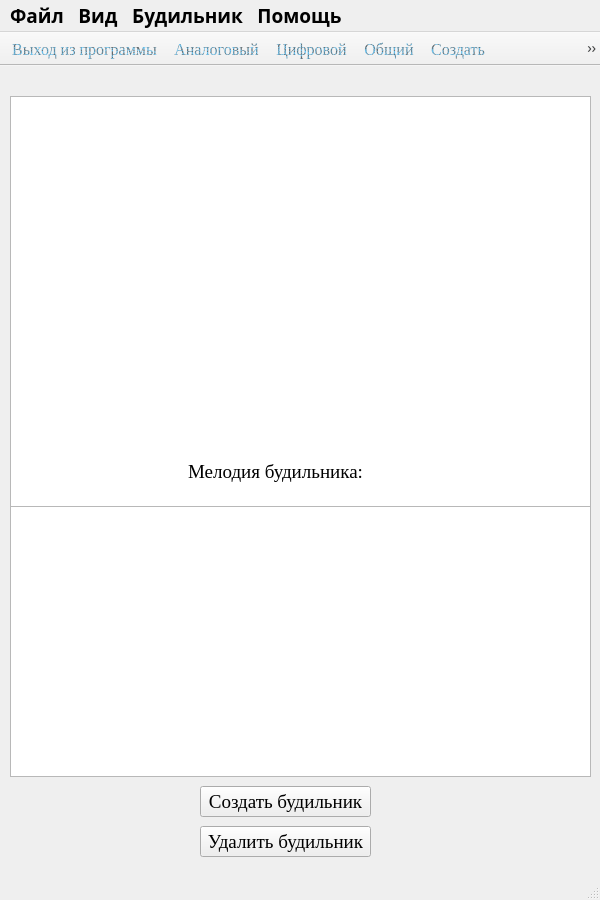
<?xml version="1.0" encoding="UTF-8"?>
<ui version="4.0">
 <class>MainWindow</class>
 <widget class="QMainWindow" name="MainWindow">
  <property name="enabled">
   <bool>true</bool>
  </property>
  <property name="geometry">
   <rect>
    <x>0</x>
    <y>0</y>
    <width>600</width>
    <height>900</height>
   </rect>
  </property>
  <property name="minimumSize">
   <size>
    <width>600</width>
    <height>300</height>
   </size>
  </property>
  <property name="maximumSize">
   <size>
    <width>600</width>
    <height>900</height>
   </size>
  </property>
  <property name="baseSize">
   <size>
    <width>600</width>
    <height>900</height>
   </size>
  </property>
  <property name="font">
   <font>
    <family>Times New Roman</family>
    <pointsize>14</pointsize>
   </font>
  </property>
  <property name="windowTitle">
   <string>Будильник</string>
  </property>
  <property name="windowIcon">
   <iconset>
    <normaloff>images/alarmclockIcon.png</normaloff>images/alarmclockIcon.png</iconset>
  </property>
  <property name="iconSize">
   <size>
    <width>32</width>
    <height>32</height>
   </size>
  </property>
  <widget class="QWidget" name="centralwidget">
   <widget class="QLabel" name="label">
    <property name="geometry">
     <rect>
      <x>10</x>
      <y>10</y>
      <width>580</width>
      <height>211</height>
     </rect>
    </property>
    <property name="text">
     <string/>
    </property>
    <property name="scaledContents">
     <bool>true</bool>
    </property>
    <property name="alignment">
     <set>Qt::AlignCenter</set>
    </property>
    <property name="wordWrap">
     <bool>false</bool>
    </property>
   </widget>
   <widget class="QLabel" name="label_2">
    <property name="geometry">
     <rect>
      <x>9</x>
      <y>250</y>
      <width>581</width>
      <height>510</height>
     </rect>
    </property>
    <property name="text">
     <string/>
    </property>
    <property name="scaledContents">
     <bool>true</bool>
    </property>
   </widget>
   <widget class="QTextEdit" name="alarmText">
    <property name="enabled">
     <bool>true</bool>
    </property>
    <property name="geometry">
     <rect>
      <x>10</x>
      <y>310</y>
      <width>561</width>
      <height>71</height>
     </rect>
    </property>
    <property name="documentTitle">
     <string>Время</string>
    </property>
    <property name="placeholderText">
     <string>Введите название будильника</string>
    </property>
   </widget>
   <widget class="QPushButton" name="CreateAlarm">
    <property name="geometry">
     <rect>
      <x>200</x>
      <y>720</y>
      <width>171</width>
      <height>31</height>
     </rect>
    </property>
    <property name="focusPolicy">
     <enum>Qt::NoFocus</enum>
    </property>
    <property name="text">
     <string>Создать будильник</string>
    </property>
    <property name="checkable">
     <bool>false</bool>
    </property>
    <property name="autoDefault">
     <bool>false</bool>
    </property>
    <property name="default">
     <bool>false</bool>
    </property>
    <property name="flat">
     <bool>false</bool>
    </property>
   </widget>
   <widget class="QSpinBox" name="hourBox">
    <property name="geometry">
     <rect>
      <x>30</x>
      <y>270</y>
      <width>61</width>
      <height>31</height>
     </rect>
    </property>
    <property name="maximum">
     <number>23</number>
    </property>
   </widget>
   <widget class="QSpinBox" name="MinBox">
    <property name="geometry">
     <rect>
      <x>150</x>
      <y>270</y>
      <width>61</width>
      <height>31</height>
     </rect>
    </property>
    <property name="maximum">
     <number>59</number>
    </property>
   </widget>
   <widget class="QLabel" name="hour_label">
    <property name="geometry">
     <rect>
      <x>20</x>
      <y>230</y>
      <width>71</width>
      <height>31</height>
     </rect>
    </property>
    <property name="layoutDirection">
     <enum>Qt::LeftToRight</enum>
    </property>
    <property name="text">
     <string>Часы</string>
    </property>
    <property name="textFormat">
     <enum>Qt::AutoText</enum>
    </property>
    <property name="alignment">
     <set>Qt::AlignCenter</set>
    </property>
   </widget>
   <widget class="QLabel" name="minut_label">
    <property name="geometry">
     <rect>
      <x>120</x>
      <y>220</y>
      <width>131</width>
      <height>51</height>
     </rect>
    </property>
    <property name="layoutDirection">
     <enum>Qt::LeftToRight</enum>
    </property>
    <property name="text">
     <string>Минуты</string>
    </property>
    <property name="textFormat">
     <enum>Qt::AutoText</enum>
    </property>
    <property name="alignment">
     <set>Qt::AlignCenter</set>
    </property>
   </widget>
   <widget class="QListWidget" name="alarm_list">
    <property name="enabled">
     <bool>true</bool>
    </property>
    <property name="geometry">
     <rect>
      <x>10</x>
      <y>30</y>
      <width>581</width>
      <height>681</height>
     </rect>
    </property>
    <property name="editTriggers">
     <set>QAbstractItemView::CurrentChanged|QAbstractItemView::EditKeyPressed|QAbstractItemView::SelectedClicked</set>
    </property>
    <property name="selectionMode">
     <enum>QAbstractItemView::SingleSelection</enum>
    </property>
   </widget>
   <widget class="QPushButton" name="delete_alarm">
    <property name="geometry">
     <rect>
      <x>200</x>
      <y>760</y>
      <width>171</width>
      <height>31</height>
     </rect>
    </property>
    <property name="focusPolicy">
     <enum>Qt::NoFocus</enum>
    </property>
    <property name="text">
     <string>Удалить будильник</string>
    </property>
    <property name="checkable">
     <bool>false</bool>
    </property>
    <property name="autoDefault">
     <bool>false</bool>
    </property>
    <property name="default">
     <bool>false</bool>
    </property>
    <property name="flat">
     <bool>false</bool>
    </property>
   </widget>
   <widget class="QListWidget" name="music_list">
    <property name="geometry">
     <rect>
      <x>10</x>
      <y>440</y>
      <width>581</width>
      <height>271</height>
     </rect>
    </property>
   </widget>
   <widget class="QLabel" name="music_name_label">
    <property name="geometry">
     <rect>
      <x>180</x>
      <y>390</y>
      <width>191</width>
      <height>31</height>
     </rect>
    </property>
    <property name="layoutDirection">
     <enum>Qt::LeftToRight</enum>
    </property>
    <property name="text">
     <string>Мелодия будильника:</string>
    </property>
    <property name="textFormat">
     <enum>Qt::AutoText</enum>
    </property>
    <property name="alignment">
     <set>Qt::AlignCenter</set>
    </property>
   </widget>
  </widget>
  <widget class="QMenuBar" name="menubar">
   <property name="geometry">
    <rect>
     <x>0</x>
     <y>0</y>
     <width>600</width>
     <height>31</height>
    </rect>
   </property>
   <property name="palette">
    <palette>
     <active>
      <colorrole role="WindowText">
       <brush brushstyle="SolidPattern">
        <color alpha="255">
         <red>51</red>
         <green>223</green>
         <blue>24</blue>
        </color>
       </brush>
      </colorrole>
      <colorrole role="Button">
       <brush brushstyle="SolidPattern">
        <color alpha="255">
         <red>214</red>
         <green>14</green>
         <blue>240</blue>
        </color>
       </brush>
      </colorrole>
      <colorrole role="Light">
       <brush brushstyle="SolidPattern">
        <color alpha="255">
         <red>255</red>
         <green>198</green>
         <blue>255</blue>
        </color>
       </brush>
      </colorrole>
      <colorrole role="Midlight">
       <brush brushstyle="SolidPattern">
        <color alpha="255">
         <red>225</red>
         <green>216</green>
         <blue>227</blue>
        </color>
       </brush>
      </colorrole>
     </active>
     <inactive>
      <colorrole role="WindowText">
       <brush brushstyle="SolidPattern">
        <color alpha="255">
         <red>51</red>
         <green>223</green>
         <blue>24</blue>
        </color>
       </brush>
      </colorrole>
      <colorrole role="Button">
       <brush brushstyle="SolidPattern">
        <color alpha="255">
         <red>214</red>
         <green>14</green>
         <blue>240</blue>
        </color>
       </brush>
      </colorrole>
      <colorrole role="Light">
       <brush brushstyle="SolidPattern">
        <color alpha="255">
         <red>255</red>
         <green>198</green>
         <blue>255</blue>
        </color>
       </brush>
      </colorrole>
      <colorrole role="Midlight">
       <brush brushstyle="SolidPattern">
        <color alpha="255">
         <red>225</red>
         <green>216</green>
         <blue>227</blue>
        </color>
       </brush>
      </colorrole>
     </inactive>
     <disabled>
      <colorrole role="WindowText">
       <brush brushstyle="SolidPattern">
        <color alpha="255">
         <red>120</red>
         <green>120</green>
         <blue>120</blue>
        </color>
       </brush>
      </colorrole>
      <colorrole role="Button">
       <brush brushstyle="SolidPattern">
        <color alpha="255">
         <red>214</red>
         <green>14</green>
         <blue>240</blue>
        </color>
       </brush>
      </colorrole>
      <colorrole role="Light">
       <brush brushstyle="SolidPattern">
        <color alpha="255">
         <red>255</red>
         <green>198</green>
         <blue>255</blue>
        </color>
       </brush>
      </colorrole>
      <colorrole role="Midlight">
       <brush brushstyle="SolidPattern">
        <color alpha="255">
         <red>225</red>
         <green>216</green>
         <blue>227</blue>
        </color>
       </brush>
      </colorrole>
     </disabled>
    </palette>
   </property>
   <property name="font">
    <font>
     <family>Yu Gothic UI Semibold</family>
     <pointsize>14</pointsize>
     <weight>75</weight>
     <bold>true</bold>
    </font>
   </property>
   <property name="defaultUp">
    <bool>true</bool>
   </property>
   <widget class="QMenu" name="File">
    <property name="font">
     <font>
      <family>Times New Roman</family>
      <pointsize>14</pointsize>
     </font>
    </property>
    <property name="title">
     <string>Файл</string>
    </property>
    <addaction name="exit"/>
   </widget>
   <widget class="QMenu" name="View">
    <property name="font">
     <font>
      <family>Times New Roman</family>
      <pointsize>14</pointsize>
     </font>
    </property>
    <property name="title">
     <string>Вид</string>
    </property>
    <addaction name="analog_view"/>
    <addaction name="number_view"/>
    <addaction name="all_clock"/>
   </widget>
   <widget class="QMenu" name="About">
    <property name="font">
     <font>
      <family>Times New Roman</family>
      <pointsize>14</pointsize>
     </font>
    </property>
    <property name="title">
     <string>Помощь</string>
    </property>
    <addaction name="about_program"/>
   </widget>
   <widget class="QMenu" name="menu">
    <property name="title">
     <string>Будильник</string>
    </property>
    <addaction name="create_alarmclock"/>
    <addaction name="existing_alarmclock"/>
   </widget>
   <addaction name="File"/>
   <addaction name="View"/>
   <addaction name="menu"/>
   <addaction name="About"/>
  </widget>
  <widget class="QStatusBar" name="statusbar"/>
  <widget class="QToolBar" name="toolBar">
   <property name="enabled">
    <bool>true</bool>
   </property>
   <property name="windowTitle">
    <string>toolBar</string>
   </property>
   <property name="autoFillBackground">
    <bool>true</bool>
   </property>
   <property name="styleSheet">
    <string notr="true">color: qradialgradient(spread:repeat, cx:0.5, cy:0.5, radius:0.077, fx:0.5, fy:0.5, stop:0 rgba(0, 169, 255, 147), stop:0.497326 rgba(0, 0, 0, 147), stop:1 rgba(0, 169, 255, 147));
</string>
   </property>
   <property name="movable">
    <bool>false</bool>
   </property>
   <property name="orientation">
    <enum>Qt::Horizontal</enum>
   </property>
   <property name="iconSize">
    <size>
     <width>36</width>
     <height>36</height>
    </size>
   </property>
   <attribute name="toolBarArea">
    <enum>TopToolBarArea</enum>
   </attribute>
   <attribute name="toolBarBreak">
    <bool>false</bool>
   </attribute>
   <addaction name="exit"/>
   <addaction name="analog_view"/>
   <addaction name="number_view"/>
   <addaction name="all_clock"/>
   <addaction name="create_alarmclock"/>
   <addaction name="existing_alarmclock"/>
   <addaction name="about_program"/>
  </widget>
  <action name="exit">
   <property name="checkable">
    <bool>true</bool>
   </property>
   <property name="icon">
    <iconset>
     <normaloff>images/power-off.png</normaloff>images/power-off.png</iconset>
   </property>
   <property name="text">
    <string>Выход из программы</string>
   </property>
   <property name="font">
    <font>
     <family>Times New Roman</family>
     <pointsize>12</pointsize>
    </font>
   </property>
   <property name="iconVisibleInMenu">
    <bool>true</bool>
   </property>
  </action>
  <action name="analog_view">
   <property name="checkable">
    <bool>true</bool>
   </property>
   <property name="icon">
    <iconset>
     <normaloff>images/time.png</normaloff>
     <normalon>images/tenor.gif</normalon>images/time.png</iconset>
   </property>
   <property name="text">
    <string>Аналоговый</string>
   </property>
   <property name="font">
    <font>
     <family>Times New Roman</family>
     <pointsize>12</pointsize>
    </font>
   </property>
  </action>
  <action name="number_view">
   <property name="checkable">
    <bool>true</bool>
   </property>
   <property name="icon">
    <iconset>
     <normaloff>images/digital-clock.png</normaloff>
     <normalon>images/DigClock.jpg</normalon>images/digital-clock.png</iconset>
   </property>
   <property name="text">
    <string>Цифровой</string>
   </property>
   <property name="font">
    <font>
     <family>Times New Roman</family>
     <pointsize>12</pointsize>
    </font>
   </property>
  </action>
  <action name="about_program">
   <property name="checkable">
    <bool>true</bool>
   </property>
   <property name="icon">
    <iconset>
     <normaloff>images/info.png</normaloff>images/info.png</iconset>
   </property>
   <property name="text">
    <string>О программе</string>
   </property>
   <property name="font">
    <font>
     <family>Times New Roman</family>
     <pointsize>12</pointsize>
    </font>
   </property>
   <property name="shortcut">
    <string>Ctrl+I</string>
   </property>
  </action>
  <action name="all_clock">
   <property name="checkable">
    <bool>true</bool>
   </property>
   <property name="icon">
    <iconset>
     <normaloff>images/all.png</normaloff>images/all.png</iconset>
   </property>
   <property name="text">
    <string>Общий</string>
   </property>
   <property name="font">
    <font>
     <family>Times New Roman</family>
     <pointsize>12</pointsize>
    </font>
   </property>
  </action>
  <action name="create_alarmclock">
   <property name="checkable">
    <bool>true</bool>
   </property>
   <property name="icon">
    <iconset>
     <normaloff>images/create_alarmclock.png</normaloff>images/create_alarmclock.png</iconset>
   </property>
   <property name="text">
    <string>Создать</string>
   </property>
   <property name="font">
    <font>
     <family>Times New Roman</family>
     <pointsize>12</pointsize>
    </font>
   </property>
  </action>
  <action name="existing_alarmclock">
   <property name="checkable">
    <bool>true</bool>
   </property>
   <property name="icon">
    <iconset>
     <normaloff>images/existing_alarmclock.png</normaloff>images/existing_alarmclock.png</iconset>
   </property>
   <property name="text">
    <string>Посмотреть существующие</string>
   </property>
   <property name="font">
    <font>
     <family>Times New Roman</family>
     <pointsize>12</pointsize>
    </font>
   </property>
  </action>
 </widget>
 <resources/>
 <connections/>
</ui>
